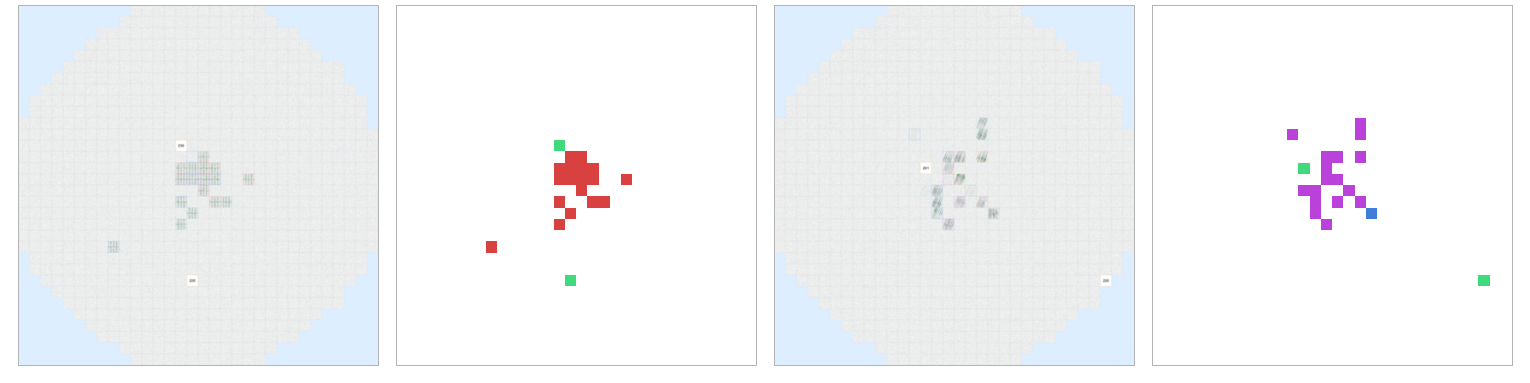
#> input picture recommendation/figures/object_id_evolution_panel.png, 1530 x 383 px
$ python _enhance_deck_v2.py
#> lines starting #> are read from the running program, lines starting #| are printed output that depends on the picture
"""Deck image fixes v2 (non-destructive; writes new *_v2 / split panel PNGs).

Targets the design-review findings:
- slide 10 (roi_yolo_cascade): 3 panels split into uniform square tiles on a light-grey tint,
  faint wafer specks darkened, the harsh red frame of panel (c) neutralised. Each tile is a
  standalone square so the deck can lay them out at equal size with individual (a)/(b)/(c) labels.
- slide 11 (object_id_evolution): 4 panels split into uniform square tiles, faint pale panels
  lifted onto a light-grey tint so the white-dot panels read as wafers (not blank boxes).
- slide 22 (trend_*_nolegend): crop the wide left/bottom axis-label margins so the scatter fills
  more of the frame (bigger dots on the projector); keep the dashed split + red anomaly dots.

Run from figures/: python _enhance_deck_v2.py
"""
import os
import numpy as np
from PIL import Image

HERE = os.path.dirname(os.path.abspath(__file__))
TINT = (228, 233, 242)   # light cool-grey tile background (separates faint panels from white page)


def _square_pad(im, bg):
    """Pad a panel to a square on the given bg colour (centred)."""
    w, h = im.size
    s = max(w, h)
    canvas = Image.new("RGB", (s, s), bg)
    canvas.paste(im, ((s - w) // 2, (s - h) // 2))
    return canvas


def _lift_faint(a):
    """Per-pixel: near-white page->tint, pale disk->cool band, faint specks->bold slate,
    saturated marks kept. Returns uint8 array."""
    a = a.astype(np.float32)
    r, g, b = a[..., 0], a[..., 1], a[..., 2]
    lum = 0.299 * r + 0.587 * g + 0.114 * b
    sat = np.max(a, axis=-1) - np.min(a, axis=-1)
    out = a.copy()
    colored = sat > 40
    page_bg = (lum > 234) & (sat < 18) & (~colored)
    out[page_bg] = TINT
    # disk = the bright wafer body (lum 210..234) -> cool light band
    disk = (lum > 210) & (lum <= 234) & (sat < 22) & (~colored) & (~page_bg)
    t = np.clip((lum - 210) / (234 - 210), 0, 1)
    out[..., 0] = np.where(disk, 198 + t * 30, out[..., 0])
    out[..., 1] = np.where(disk, 208 + t * 26, out[..., 1])
    out[..., 2] = np.where(disk, 222 + t * 20, out[..., 2])
    # real defect cells render at lum ~185..210 (darker than disk): make them a bold navy speck.
    speck_strong = (lum <= 200) & (sat < 40) & (~colored)
    speck_soft = (lum > 200) & (lum <= 210) & (sat < 40) & (~colored)
    out[..., 0] = np.where(speck_strong, 33.0, out[..., 0])
    out[..., 1] = np.where(speck_strong, 50.0, out[..., 1])
    out[..., 2] = np.where(speck_strong, 110.0, out[..., 2])
    out[..., 0] = np.where(speck_soft, 120.0, out[..., 0])
    out[..., 1] = np.where(speck_soft, 142.0, out[..., 1])
    out[..., 2] = np.where(speck_soft, 184.0, out[..., 2])
    return np.clip(out, 0, 255).astype(np.uint8)


def split_object_id():
    src = os.path.join(HERE, "object_id_evolution_panel.png")
    a = np.asarray(Image.open(src).convert("RGB"))
#> a is the input picture: shape (383, 1530, 3); mean R, G, B 243.3, 244.4, 246.3
    bounds = [(18, 379), (396, 599), (774, 1135), (1152, 1366)]  # a,b,c,d columns
    names = ["object_id_a", "object_id_b", "object_id_c", "object_id_d"]
    for (x0, x1), nm in zip(bounds, names):
        panel = a[:, x0:x1]
        panel = _lift_faint(panel)
        im = _square_pad(Image.fromarray(panel), TINT)
        dst = os.path.join(HERE, nm + "_v2.png")
        im.save(dst)
        print("object_id ->", os.path.basename(dst), im.size)
#> this loop made 4 passes
#> pass 1, in split_object_id, `panel = a[:, x0:x1]`:
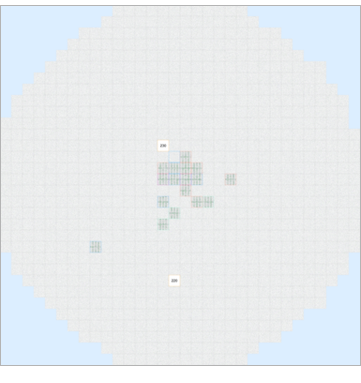
#> panel: shape (383, 361, 3); mean R, G, B 232.4, 236.6, 239.4
#> pass 1, in _lift_faint, `r, g, b = a[..., 0], a[..., 1], a[..., 2]`:
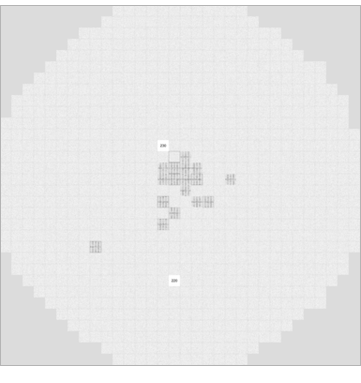
#> r: shape (383, 361) float32; min 149, max 255, mean 232.4
#> after the loop:
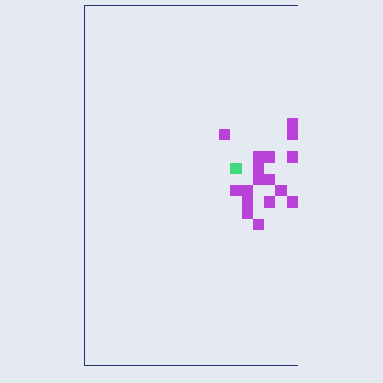
#> im: PIL image 383x383 RGB; mean R, G, B 226.2, 229.5, 240.8
#> after the loop:
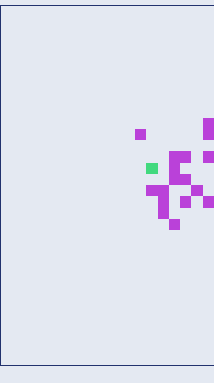
#> panel: shape (383, 214, 3); mean R, G, B 224.8, 226.8, 239.9


def split_cascade():
    src = os.path.join(HERE, "roi_yolo_cascade_panel.png")
#> (the run stopped early here; a loop or call above may not have finished)

$ run again, with recommendation/figures/ACZ452_00P_14_20260501_010000_97.6_2_PT_NORMAL_raw.png copied over recommendation/figures/object_id_evolution_panel.png
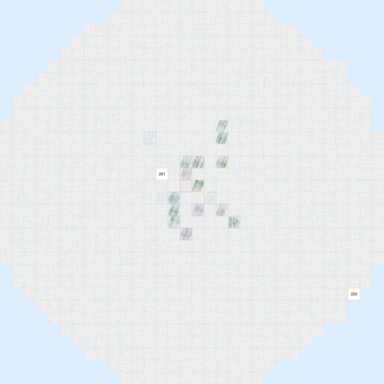
#> input picture recommendation/figures/ACZ452_00P_14_20260501_010000_97.6_2_PT_NORMAL_raw.png, 384 x 384 px
#> in split_object_id, a is the input picture: shape (384, 384, 3); mean R, G, B 231.5, 236, 239.2
#> the loop in split_object_id, `for (x0, x1), nm in zip(bounds, names):` made 4 passes
#> pass 1, in split_object_id, `panel = a[:, x0:x1]`:
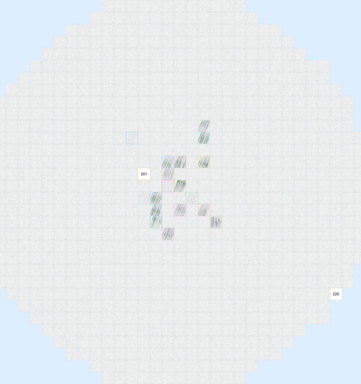
#> panel: shape (384, 361, 3); mean R, G, B 231.9, 236, 238.7
#> pass 1, in _lift_faint, `r, g, b = a[..., 0], a[..., 1], a[..., 2]`:
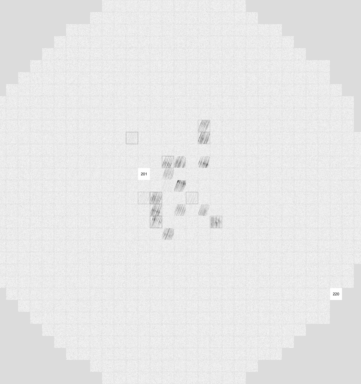
#> r: shape (384, 361) float32; min 118, max 255, mean 231.9

$ run again, with recommendation/figures/_fig_cluster.png copied over recommendation/figures/object_id_evolution_panel.png
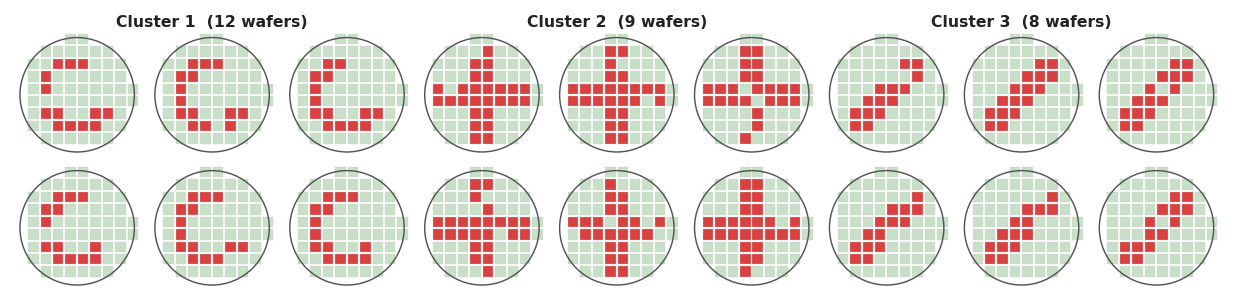
#> input picture recommendation/figures/_fig_cluster.png, 1233 x 305 px
#> after the loop in split_object_id, `for (x0, x1), nm in zip(bounds, names):`:
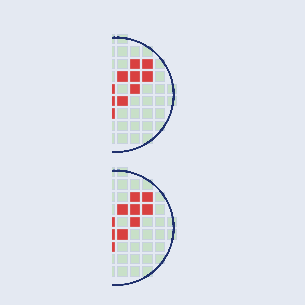
#> im: PIL image 305x305 RGB; mean R, G, B 224.4, 227.6, 235.6
#> after the loop in split_object_id, `for (x0, x1), nm in zip(bounds, names):`:
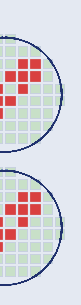
#> panel: shape (305, 81, 3); mean R, G, B 214.4, 212.5, 218
